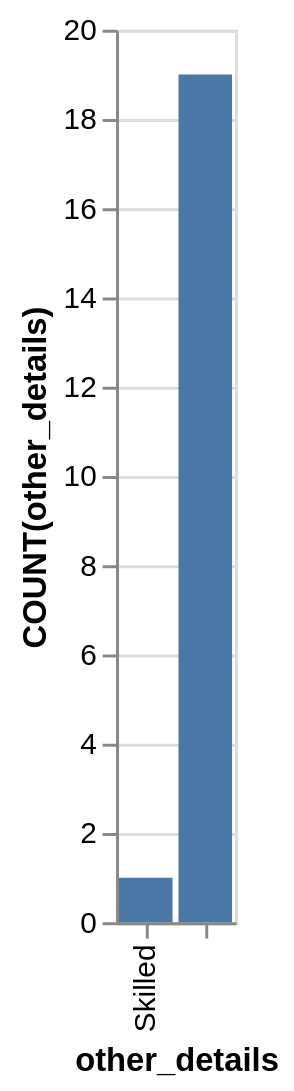

Write the Vega-Lite specification saved for this chart.
### Vega-Lite specification from a JSON file in a GitHub repository (floating-point values rounded to 4 significant figures)
{"data": {"values": [{"x_data": "Skilled", "y_data": 1}, {"x_data": "", "y_data": 19}]}, "mark": "bar", "encoding": {"x": {"field": "x_data", "type": "nominal", "title": "other_details", "sort": {"op": "sum", "field": "y_data", "order": "ascending"}}, "y": {"field": "y_data", "type": "quantitative", "title": "COUNT(other_details)"}}}
